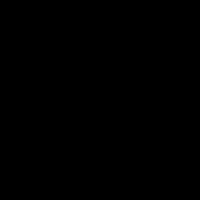
Frame 1 (no input)
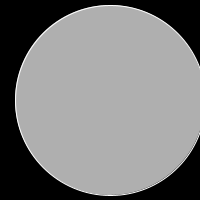
Frame 60 (the mouse pressed at the canvas centre just before this capture)
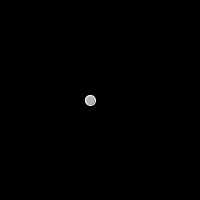
Frame 120 (the mouse held since frame 60 and released just before this capture)

The Processing sketch that drew these frames (run headless with seeded random() and noise(); from frame 60 on, the mouse is pressed at the canvas centre):

// Processing sketch: sketch_vartest2
// ── sketch_vartest2.pde
int circleSize = 0;
int circleX = 100;
int circleY = 100;
int step = 10;
int incrX = step;
int incrSize = step;


void setup() {
  size(200, 200);
}

void draw() {
  background(0);
  stroke(255);
  fill(175);
  ellipse(circleX, circleY, circleSize, circleSize);
  
  
  
  if (circleX >= width){
      incrX = 0 - step;
  } else if (circleX <= 0){
      incrX = step;
  }
  circleX = circleX + incrX;
  
  if (circleSize >= width){
      incrSize = 0 - step;
  } else if (circleSize <= 0){
      incrSize = step;
  }
  circleSize = circleSize + incrSize;
}
